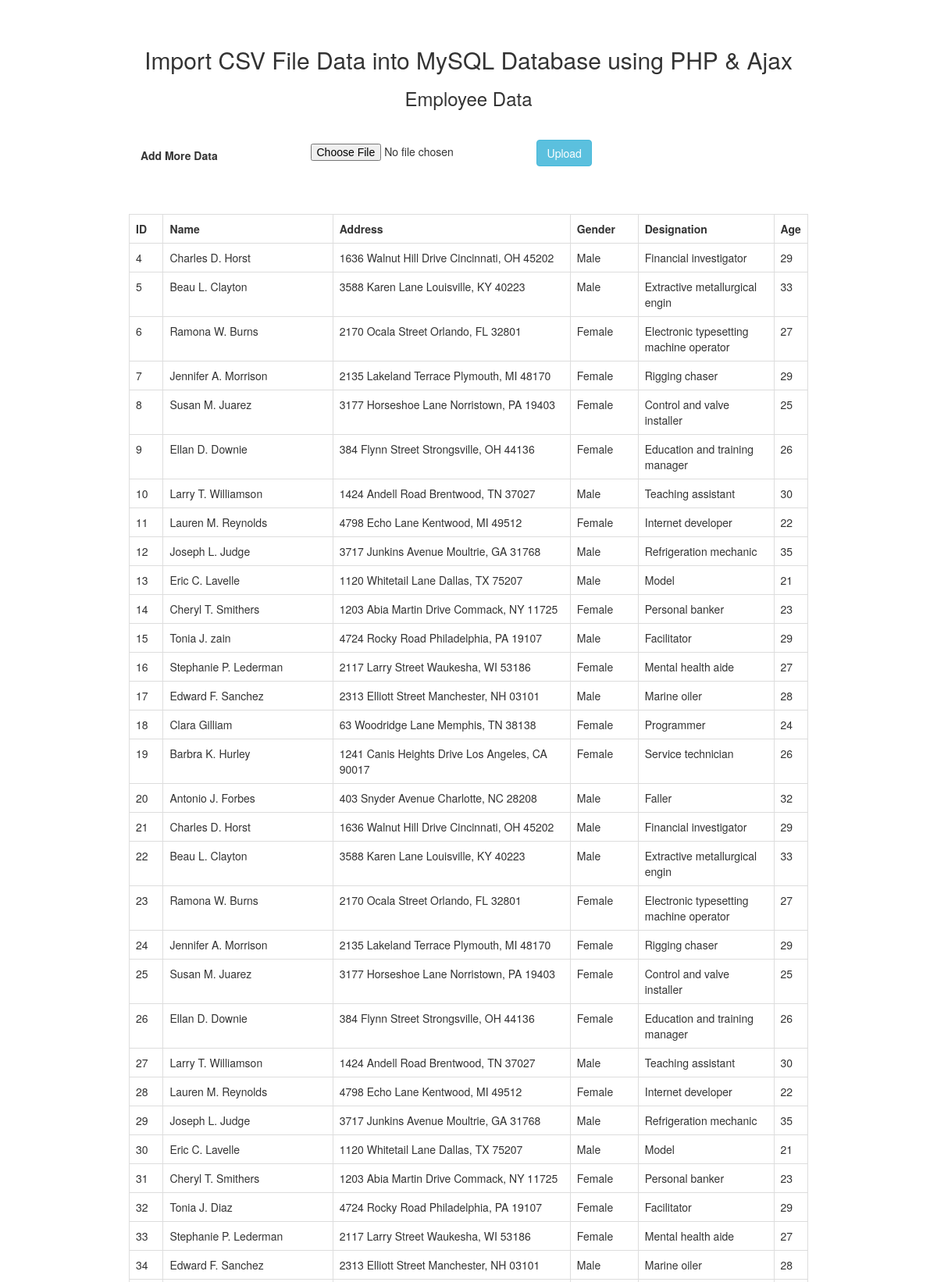
The page /Import_CSV_File_Data1/index.php (upper part) on the database its author committed.
### tables this page shows
CREATE TABLE `tbl_employee` (
  `id` int(11) NOT NULL,
  `name` varchar(50) NOT NULL,
  `address` text NOT NULL,
  `gender` varchar(10) NOT NULL,
  `designation` varchar(100) NOT NULL,
  `age` int(11) NOT NULL
);

### Import_CSV_File_Data1/index.php (the view, shortened to what this page needs)
<?php
$connect = mysqli_connect("localhost","root","","testing");
$query = "SELECT * FROM tbl_employee ORDER BY id ASC";
$result = mysqli_query($connect, $query);
 ?>
 <!DOCTYPE html>
 <html>
      <head>
           <link rel="stylesheet" href="https://maxcdn.bootstrapcdn.com/bootstrap/3.3.6/css/bootstrap.min.css" />
      </head>
      <body>
           <br /><br />
           <div class="container" style="width:900px;">
                <h2 align="center">Import CSV File Data into MySQL Database using PHP & Ajax</h2>
                <h3 align="center">Employee Data</h3><br />
                <form id="upload_csv" method="post" enctype="multipart/form-data">
                     <div class="col-md-3">
                          <br />
                          <label>Add More Data</label>
                     </div>
                     <div class="col-md-4">
                          <input type="file" name="employee_file" style="margin-top:15px;" />
                     </div>
                     <div class="col-md-5">
                          <input type="submit" name="upload" id="upload" value="Upload" style="margin-top:10px;" class="btn btn-info" />
                     </div>
                </form>
                <br /><br /><br />
                <div class="table-responsive" id="employee_table">
                     <table class="table table-bordered">
                          <tr>
                               <th width="5%">ID</th>
                               <th width="25%">Name</th>
                               <th width="35%">Address</th>
                               <th width="10%">Gender</th>
                               <th width="20%">Designation</th>
                               <th width="5%">Age</th>
                          </tr>
                          <?php
                         while($row = mysqli_fetch_array($result))
						 {
							?>
							<tr>
								<td><?php echo $row["id"];?></td>
								<td><?php echo $row["name"];?></td>
								<td><?php echo $row["address"];?></td>
								<td><?php echo $row["gender"];?></td>
								<td><?php echo $row["designation"];?></td>
								<td><?php echo $row["age"];?></td>
							</tr>
							<?php
						 }
                          ?>
                     </table>
                </div>
           </div>
      </body>
 </html>

### rows shown on the page
tbl_employee: id "4", name "Charles D. Horst", address "1636 Walnut Hill Drive Cincinnati, OH 45202", gender "Male", designation "Financial investigator", age "29"
tbl_employee: id "5", name "Beau L. Clayton", address "3588 Karen Lane Louisville, KY 40223", gender "Male", designation "Extractive metallurgical engin", age "33"
tbl_employee: id "6", name "Ramona W. Burns", address "2170 Ocala Street Orlando, FL 32801", gender "Female", designation "Electronic typesetting machine operator", age "27"
tbl_employee: id "7", name "Jennifer A. Morrison", address "2135 Lakeland Terrace Plymouth, MI 48170", gender "Female", designation "Rigging chaser", age "29"
tbl_employee: id "8", name "Susan M. Juarez", address "3177 Horseshoe Lane Norristown, PA 19403", gender "Female", designation "Control and valve installer", age "25"
tbl_employee: id "9", name "Ellan D. Downie", address "384 Flynn Street Strongsville, OH 44136", gender "Female", designation "Education and training manager", age "26"
tbl_employee: id "10", name "Larry T. Williamson", address "1424 Andell Road Brentwood, TN 37027", gender "Male", designation "Teaching assistant", age "30"
tbl_employee: id "11", name "Lauren M. Reynolds", address "4798 Echo Lane Kentwood, MI 49512", gender "Female", designation "Internet developer", age "22"
tbl_employee: id "12", name "Joseph L. Judge", address "3717 Junkins Avenue Moultrie, GA 31768", gender "Male", designation "Refrigeration mechanic", age "35"
tbl_employee: id "13", name "Eric C. Lavelle", address "1120 Whitetail Lane Dallas, TX 75207", gender "Male", designation "Model", age "21"
tbl_employee: id "14", name "Cheryl T. Smithers", address "1203 Abia Martin Drive Commack, NY 11725", gender "Female", designation "Personal banker", age "23"
tbl_employee: id "15", name "Tonia J. zain", address "4724 Rocky Road Philadelphia, PA 19107", gender "Male", designation "Facilitator", age "29"
tbl_employee: id "16", name "Stephanie P. Lederman", address "2117 Larry Street Waukesha, WI 53186", gender "Female", designation "Mental health aide", age "27"
tbl_employee: id "17", name "Edward F. Sanchez", address "2313 Elliott Street Manchester, NH 03101", gender "Male", designation "Marine oiler", age "28"
tbl_employee: id "18", name "Clara Gilliam", address "63 Woodridge Lane Memphis, TN 38138", gender "Female", designation "Programmer", age "24"
tbl_employee: id "19", name "Barbra K. Hurley", address "1241 Canis Heights Drive Los Angeles, CA 90017", gender "Female", designation "Service technician", age "26"
tbl_employee: id "20", name "Antonio J. Forbes", address "403 Snyder Avenue Charlotte, NC 28208", gender "Male", designation "Faller", age "32"
tbl_employee: id "21", name "Charles D. Horst", address "1636 Walnut Hill Drive Cincinnati, OH 45202", gender "Male", designation "Financial investigator", age "29"
tbl_employee: id "22", name "Beau L. Clayton", address "3588 Karen Lane Louisville, KY 40223", gender "Male", designation "Extractive metallurgical engin", age "33"
tbl_employee: id "23", name "Ramona W. Burns", address "2170 Ocala Street Orlando, FL 32801", gender "Female", designation "Electronic typesetting machine operator", age "27"
tbl_employee: id "24", name "Jennifer A. Morrison", address "2135 Lakeland Terrace Plymouth, MI 48170", gender "Female", designation "Rigging chaser", age "29"
tbl_employee: id "25", name "Susan M. Juarez", address "3177 Horseshoe Lane Norristown, PA 19403", gender "Female", designation "Control and valve installer", age "25"
tbl_employee: id "26", name "Ellan D. Downie", address "384 Flynn Street Strongsville, OH 44136", gender "Female", designation "Education and training manager", age "26"
tbl_employee: id "27", name "Larry T. Williamson", address "1424 Andell Road Brentwood, TN 37027", gender "Male", designation "Teaching assistant", age "30"
tbl_employee: id "28", name "Lauren M. Reynolds", address "4798 Echo Lane Kentwood, MI 49512", gender "Female", designation "Internet developer", age "22"
tbl_employee: id "29", name "Joseph L. Judge", address "3717 Junkins Avenue Moultrie, GA 31768", gender "Male", designation "Refrigeration mechanic", age "35"
tbl_employee: id "30", name "Eric C. Lavelle", address "1120 Whitetail Lane Dallas, TX 75207", gender "Male", designation "Model", age "21"
tbl_employee: id "31", name "Cheryl T. Smithers", address "1203 Abia Martin Drive Commack, NY 11725", gender "Female", designation "Personal banker", age "23"
tbl_employee: id "32", name "Tonia J. Diaz", address "4724 Rocky Road Philadelphia, PA 19107", gender "Female", designation "Facilitator", age "29"
tbl_employee: id "33", name "Stephanie P. Lederman", address "2117 Larry Street Waukesha, WI 53186", gender "Female", designation "Mental health aide", age "27"
tbl_employee: id "34", name "Edward F. Sanchez", address "2313 Elliott Street Manchester, NH 03101", gender "Male", designation "Marine oiler", age "28"
